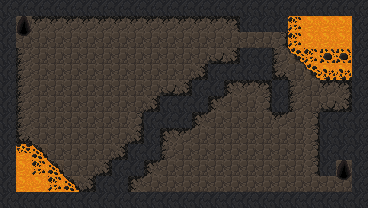

Below is a game level as drawn by its tile map, then a one-line description and the .tmx file that defines it, in full:
An orthogonal 23x13 tile map with 16x16 px tiles, 2 tile layers (Tile Layer 1, Tile Layer 2) and 11 objects (4x rock, 2x lava_blob, 2x pickaxe, player_spawn, level_exit).

<map version="1.10" tiledversion="1.10.2" orientation="orthogonal" renderorder="right-down" width="23" height="13" tilewidth="16" tileheight="16" infinite="0" nextlayerid="4" nextobjectid="36">
 <tileset firstgid="1" source="cave_crawler_v2.tsx" />
 <layer id="1" name="Tile Layer 1" width="23" height="13">
  <data encoding="csv">
95,95,95,95,95,95,95,95,95,95,95,95,95,95,95,95,95,95,95,95,95,95,95,
95,62,62,62,62,62,62,62,62,62,62,62,62,62,62,62,62,62,48,48,48,48,95,
95,62,62,62,62,62,62,62,62,62,62,62,62,62,62,62,62,62,48,48,48,48,95,
95,62,62,62,62,62,62,62,62,62,62,62,62,62,62,62,62,62,48,48,48,48,95,
95,62,62,62,62,62,62,62,62,62,62,62,62,62,62,62,62,62,62,48,48,48,95,
95,62,62,62,62,62,62,62,62,62,62,62,62,62,62,62,62,62,62,62,62,62,95,
95,62,62,62,62,62,62,62,62,62,62,62,62,62,62,62,62,62,62,62,62,62,95,
95,62,62,62,62,62,62,62,62,62,62,62,62,62,62,62,62,62,62,62,62,62,95,
95,62,62,62,62,62,62,62,62,62,62,62,62,62,62,62,62,62,62,62,62,62,95,
95,48,48,62,62,62,62,62,62,62,62,62,62,62,62,62,62,62,62,62,62,62,95,
95,48,48,48,62,62,62,62,62,62,62,62,62,62,62,62,62,62,62,62,62,62,95,
95,48,48,48,48,62,62,62,62,62,62,62,62,62,62,62,62,62,62,62,62,62,95,
95,95,95,95,95,95,95,95,95,95,95,95,95,95,95,95,95,95,95,95,95,95,95
</data>
 </layer>
 <layer id="2" name="Tile Layer 2" width="23" height="13">
  <data encoding="csv">
0,51,0,0,0,0,0,0,0,0,0,0,0,0,0,0,0,0,0,0,0,0,0,
0,66,79,79,79,79,79,79,79,79,79,79,79,79,2684354642,95,95,95,16,0,0,0,0,
0,81,0,0,0,0,0,0,0,0,0,0,0,0,0,0,0,76,16,0,0,0,0,
0,77,0,0,0,0,0,0,0,0,0,0,0,78,3221225554,95,95,77,106,16,17,17,0,
0,77,0,0,0,0,0,0,0,0,0,0,3221225554,95,95,95,95,1610612818,0,106,32,32,0,
0,77,0,0,0,0,0,0,0,0,78,3221225554,95,95,82,79,2684354642,95,77,0,79,2684354642,0,
0,77,0,0,0,0,0,0,0,3221225554,95,95,95,82,0,0,76,95,77,0,78,3221225554,0,
0,77,0,0,0,0,0,0,76,95,95,95,82,0,0,0,0,79,0,76,95,95,0,
0,1610612818,0,0,0,0,0,0,3221225554,95,82,79,0,0,0,0,0,0,0,76,95,95,0,
0,2,92,0,0,0,0,3221225554,95,95,77,0,0,0,0,0,0,0,0,76,95,95,0,
0,0,16,92,0,0,3221225554,95,95,82,0,0,0,0,0,0,0,0,0,76,95,66,0,
0,0,0,16,92,3221225554,95,95,82,0,0,0,0,0,0,0,0,0,0,0,0,81,0,
0,0,0,0,0,0,0,0,0,0,0,0,0,0,0,0,0,0,0,0,0,0,0
</data>
 </layer>
 <objectgroup id="3" name="Object Layer 1">
  <object id="2" name="player_spawn" x="23.1797" y="28.0831">
   <point />
  </object>
  <object id="3" name="level_exit" x="343.684" y="172.065">
   <point />
  </object>
  <object id="4" name="lava_blob" x="26.7458" y="166.716">
   <point />
  </object>
  <object id="6" name="rock" x="278.602" y="44.5763">
   <point />
  </object>
  <object id="9" name="rock" x="231.797" y="122.139">
   <point />
  </object>
  <object id="24" name="lava_blob" x="323.009" y="41.0845">
   <ellipse />
  </object>
  <object id="25" name="pickaxe" x="232.24" y="117.46">
   <ellipse />
  </object>
  <object id="26" name="rock" x="322.733" y="184.1">
   <ellipse />
  </object>
  <object id="30" name="pickaxe" x="146.21" y="80.2374">
   <ellipse />
  </object>
  <object id="31" name="rock" x="145.765" y="81.5747">
   <ellipse />
  </object>
  <object id="34" x="342.792" y="53.0458" width="2.67458" height="0.445763">
   <ellipse />
  </object>
 </objectgroup>
</map>
